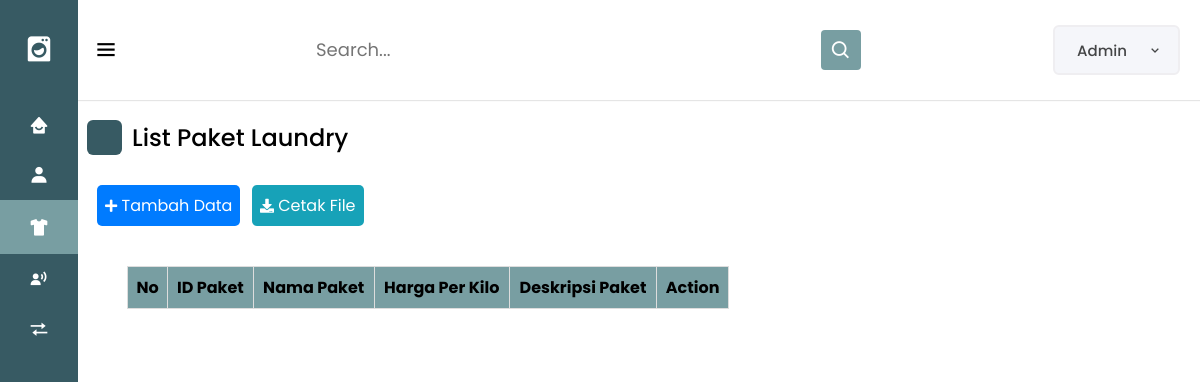
Before: /paketlaundry/list_paketlaundry.php with the older database file.
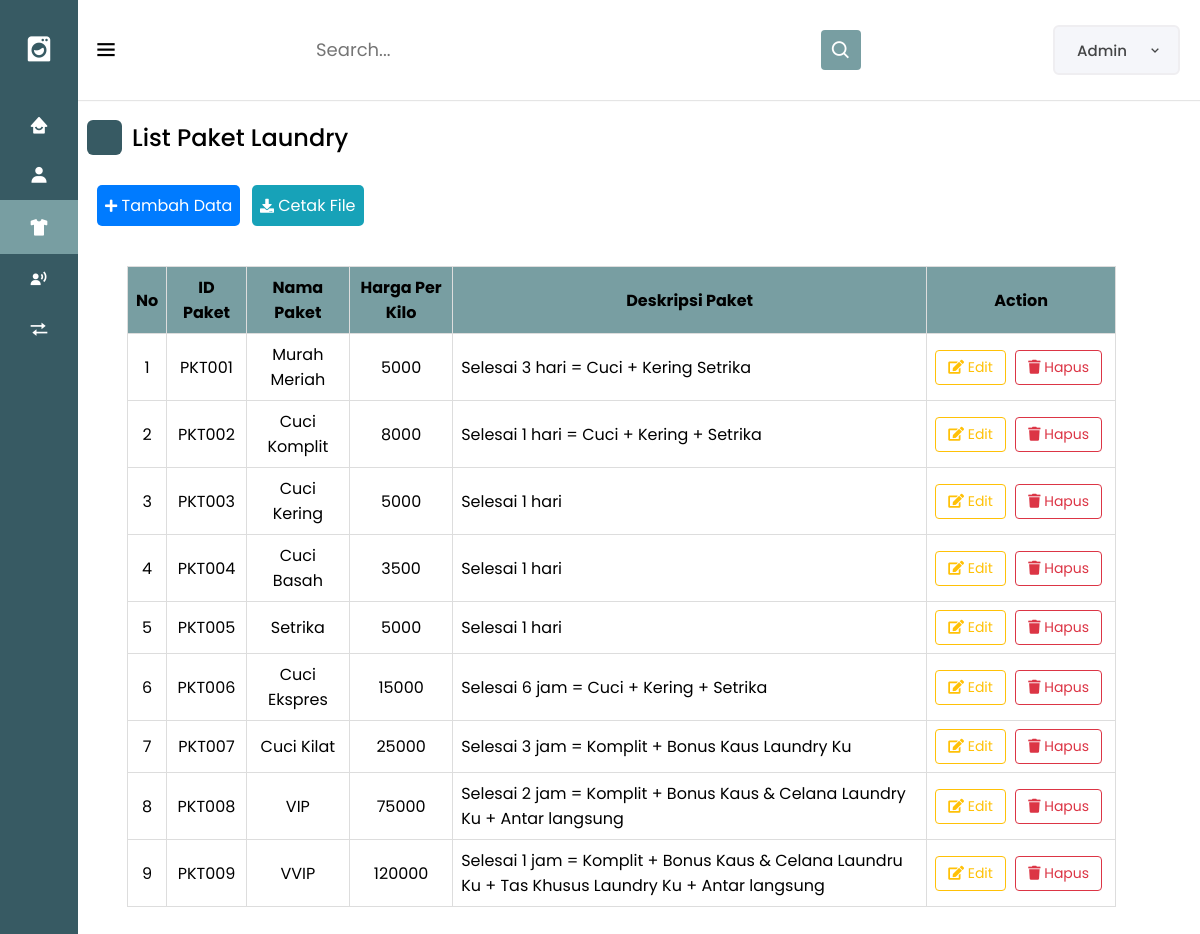
After: the same page with the newer database file.
### tables this page shows
CREATE TABLE `paket_cuci` (
  `id_paket` varchar(10) NOT NULL,
  `paket` varchar(100) NOT NULL,
  `harga_kilo` int(11) NOT NULL,
  `deskripsi` varchar(255) NOT NULL
);

### paketlaundry/list_paketlaundry.php (the view, shortened to what this page needs)
<?php
include('../function.php');
?>
<!DOCTYPE html>
<html lang="en">
<head>
    <link rel="stylesheet" href="stylepaketlaundry.css">
    <link rel="stylesheet" href="https://unicons.iconscout.com/release/v4.0.0/css/line.css">
    <link href='https://unpkg.com/boxicons@2.0.7/css/boxicons.min.css' rel='stylesheet'>
    <link rel="stylesheet" href="https://cdnjs.cloudflare.com/ajax/libs/font-awesome/5.15.3/css/all.min.css">
</head>
<body>
    <div class="sidebar close">
        <div class="logo-details">
            <i class='bx bxs-washer'></i>
        </div>
        <ul class="nav-links">
            <li>
                <div class="iocn-link">
                    <a href="<?php echo "../admin/dashboard.php"; ?>">
                        <i class='bx bxs-home-smile'></i>
                    </a>
            </li>
            <li>
                <div class="iocn-link">
                    <a href="<?php echo "../pelanggan/list_pelanggan.php"; ?>">
                        <i class='bx bxs-user'></i>
                    </a>
                </div>
            </li>
            <li>
                <div class="iocn-link">
                    <a href="<?php echo "../paketlaundry/list_paketlaundry.php "; ?>" class="active">
                        <i class='bx bxs-t-shirt'></i>
                    </a>
                </div>
            </li>
            <li>
                <div class="iocn-link">
                    <a href="<?php echo "../karyawan/list_karyawan.php"; ?>">
                        <i class='bx bxs-user-voice'></i>
                    </a>
                </div>
            </li>
            <li>
                <div class="iocn-link">
                    <a href="<?php echo "../transaksi/transaksi.php"; ?>">
                        <i class='bx bx-transfer'></i>
                    </a>
                </div>
            </li>
        </ul>
    </div>
    <section class="dashboard">
        <div class="top">
            <div class="sidebar-button">
                <i class='bx bx-menu sidebar-toggle'></i>
            </div>
            <div class="search-box">
                <input type="text" placeholder="Search...">
                <i class='bx bx-search'></i>
            </div>
            <div class="profile-details">
                <span class="admin_name">Admin</span>
                <i class="bx bx-chevron-down"></i>
            </div>
        </div>
        <div class="dash-content">
            <div class="overview">
                <div class="title">
                    <i class="uil uil-tachometer-fast-alt"></i>
                    <span class="text">List Paket Laundry</span>
                </div>
                <div class="card-body">
                    <div class="button-group">
                        <a href="../paketlaundry/add_paketlaundry.php" class="button-tambah">
                            <i class="fas fa-plus fa-sm"></i> Tambah Data
                        </a>
                        <span>&nbsp;&nbsp;</span>
                        <a href="../paketlaundry/cetakpaket.php" target="_blank" class="button-cetak">
                            <i class="fas fa-download fa-sm"></i> Cetak File
                        </a>
                    </div>
                </div>
            </div>
            <div class="database">
                <div class="database-data">
                    <div class="center">
                        <table id="dataTables" class="table table-hover">
                            <thead>
                                <tr style="text-align : center;">
                                    <th>No</th>
                                    <th>ID Paket</th>
                                    <th>Nama Paket</th>
                                    <th>Harga Per Kilo</th>
                                    <th>Deskripsi Paket</th>
                                    <th>Action</th>
                                </tr>
                            </thead>
                            <tbody>
                                <?php
                                $query = "SELECT * FROM paket_cuci";
                                $result = $conn->query($query);
                                $no = 1;
                                while ($data = $result->fetch(PDO::FETCH_ASSOC)) :
                                ?>
                                    <tr>
                                        <td><?php echo $no++; ?></td>
                                        <td><?php echo $data['id_paket']; ?></td>
                                        <td><?php echo $data['paket']; ?></td>
                                        <td><?php echo $data['harga_kilo']; ?></td>
                                        <td class="description"><?php echo $data['deskripsi']; ?></td>
                                        <td id="action">
                                            <a href="updatepaket.php?id_paket=<?php echo $data['id_paket']; ?>" class="btn btn-edit">
                                                <i class="fas fa-edit"></i> Edit
                                            </a>
                                            <form method="POST" action="../paketlaundry/hapuspaket.php" style="display: inline-block;">
                                                <button type="submit" name="deletes" class="btn btn-hapus">
                                                    <i class="fas fa-trash"></i> Hapus
                                                </button>
                                            </form>
                                        </td>
                                    </tr>
                                <?php endwhile; ?>
                            </tbody>
                        </table>
                    </div>
                </div>
            </div>
        </div>
    </section>
</body>
</html>

### paketlaundry/stylepaketlaundry.css (style rules this page uses)
* { margin: 0; padding: 0; box-sizing: border-box; font-family: 'Poppins', sans-serif; }
:root { --primary-color: #375A63; --panel-color: #FFF; --text-color: #000; --black-light-color: #707070; --border-color: #e6e5e5; --toggle-color: #DDD; --box1-color: #8CC2D5; --box2-color: #DED9CE; --box3-color: #F98E8E; --box4-color: #AEBDB9; --title-icon-color: #fff; --tran-05: all 0.5s ease; --tran-03: all 0.3s ease; --tran-03: all 0.2s ease; }
body { min-height: 100vh; background-color: var(--primary-color); }
.sidebar { position: fixed; top: 0; left: 0; height: 100%; width: 260px; background: var(--primary-color); z-index: 200; transition: all 0.5s ease; }
.sidebar.close { width: 78px; }
.sidebar .logo-details { height: 60px; width: 100%; display: flex; align-items: center; padding-top: 38px; }
.sidebar .logo-details i { font-size: 30px; color: #fff; height: 50px; min-width: 78px; text-align: center; line-height: 50px; }
.sidebar .nav-links { height: 100%; padding: 40px 0 150px 0; overflow: auto; }
.sidebar.close .nav-links a.active { background: #789EA2; }
.sidebar.close .nav-links { overflow: visible; }
.sidebar .nav-links li { position: relative; list-style: none; transition: all 0.4s ease; }
.sidebar .nav-links li .iocn-link { display: flex; align-items: center; justify-content: space-between; }
.sidebar.close .nav-links li .iocn-link { display: block }
.sidebar .nav-links li i { height: 50px; min-width: 78px; text-align: center; line-height: 50px; color: #fff; font-size: 20px; cursor: pointer; transition: all 0.3s ease; }
.sidebar .nav-links li a { display: flex; align-items: center; text-decoration: none; }
.dashboard { position: relative; left: 260px; background-color: var(--panel-color); min-height: 100vh; width: calc(100% - 260px); padding: 10px 14px; transition: var(--tran-05); }
.sidebar.close ~ .dashboard { left: 73px; width: calc(100% - 73px); }
.dashboard .top { position: fixed; top: 0; height: 100px; left: 260px; display: flex; width: calc(100% - 260px); justify-content: space-between; align-items: center; padding: 0px 20px; background-color: var(--panel-color); box-shadow: 0 1px 1px rgba(0, 0, 0, 0.1); transition: var(--tran-05); z-index: 100; }
.sidebar.close ~ .dashboard .top { left: 73px; width: calc(100% - 73px); }
.dashboard .top .sidebar-toggle { font-size: 26px; color: var(--text-color); cursor: pointer; display: flex; align-items: center; }
.top .sidebar-button i { font-size: 35px; margin-right: 10px; }
.dashboard .top .search-box { position: relative; height: 50px; max-width: 550px; width: 100%; margin: 0 20px; }
.top .search-box input { position: absolute; top: 3.1px; width: 90%; height: 85%; border: none; outline: none; font-size: 18px; background: transparent }
.top .search-box .bx-search { position: absolute; height: 40px; width: 40px; background: #789EA2; right: 5px; top: 50%; transform: translateY(-50%); border-radius: 4px; line-height: 40px; text-align: center; color: #fff; font-size: 22px; transition: all 0.4 ease; cursor: pointer; }
.dashboard .top .profile-details { position: relative; display: flex; align-items: center; background: #F5F6FA; color: #444546; border: 2px solid #EFEEF1; border-radius: 6px; height: 50px; min-width: 100px; padding: 0 15px 0 2px; }
.profile-details .admin_name { display: inline-block; background-color: transparent; padding: 5px 10px; border-radius: 6px; font-size: 15px; font-weight: 500; margin: 0 10px; white-space: nowrap; }
.dashboard .dash-content { padding-top: 50px; position: relative; }
.dash-content .title { display: flex; align-items: center; margin: 60px 0 30px 0; }
.dash-content .title i { position: relative; height: 35px; width: 35px; background-color: var(--primary-color); border-radius: 6px; color: var(--title-icon-color); display: flex; align-items: center; justify-content: center; font-size: 24px; }
.dash-content .title .text { font-size: 24px; font-weight: 500; color: var(--text-color); margin-left: 10px; }
.dash-content .database .database-data { display: flex; justify-content: space-between; align-items: center; }
.database .database-data { display: flex; }
@media (max-width: 3000px) { .database .database-data { overflow-X: scroll; } }

Changed rows visible on the page:
added paket_cuci: id_paket "PKT001", paket "Murah Meriah", harga_kilo "5000", deskripsi "Selesai 3 hari = Cuci + Kering Setrika"
added paket_cuci: id_paket "PKT002", paket "Cuci Komplit", harga_kilo "8000", deskripsi "Selesai 1 hari = Cuci + Kering + Setrika"
added paket_cuci: id_paket "PKT003", paket "Cuci Kering", harga_kilo "5000", deskripsi "Selesai 1 hari"
added paket_cuci: id_paket "PKT004", paket "Cuci Basah", harga_kilo "3500", deskripsi "Selesai 1 hari"
added paket_cuci: id_paket "PKT005", paket "Setrika", harga_kilo "5000", deskripsi "Selesai 1 hari"
added paket_cuci: id_paket "PKT006", paket "Cuci Ekspres", harga_kilo "15000", deskripsi "Selesai 6 jam = Cuci + Kering + Setrika"
added paket_cuci: id_paket "PKT007", paket "Cuci Kilat", harga_kilo "25000", deskripsi "Selesai 3 jam = Komplit + Bonus Kaus Laundry Ku"
added paket_cuci: id_paket "PKT008", paket "VIP", harga_kilo "75000", deskripsi "Selesai 2 jam = Komplit + Bonus Kaus & Celana Laundry Ku + Antar langsung"
added paket_cuci: id_paket "PKT009", paket "VVIP", harga_kilo "120000", deskripsi "Selesai 1 jam = Komplit + Bonus Kaus & Celana Laundru Ku + Tas Khusus Laundry Ku + Antar langsung"
